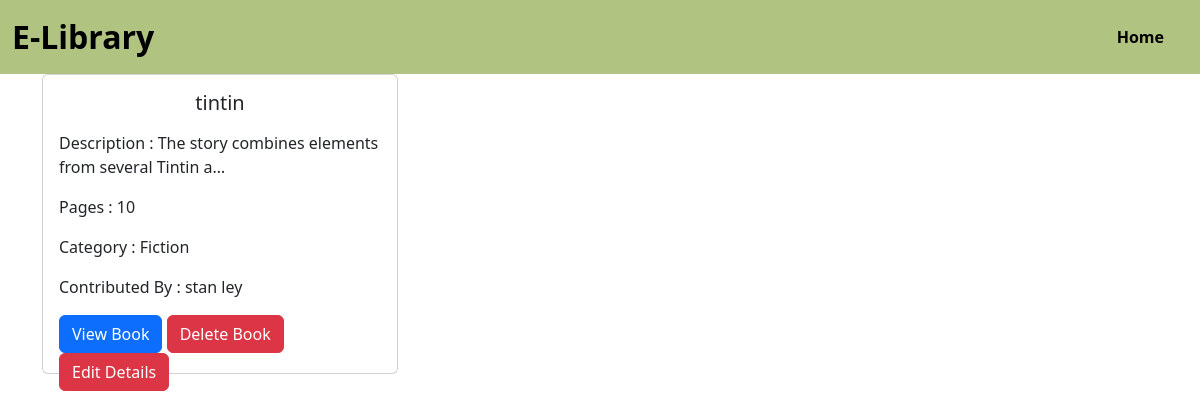
/contri/1, run on the app's committed database.
### elibrary_app/models.py (models this page shows, shortened)
class EBooksModel(models.Model):
	title = models.CharField(max_length = 80)
	summary = models.TextField(max_length=2000)
	pages = models.CharField(max_length=80)
	pdf = models.FileField(upload_to='pdfs/')
	author = models.CharField(max_length=80)
	category = models.CharField(max_length=80)
	author_id = models.IntegerField(default=0)

### elibrary_app/views.py (the view)
# urls.py: path('contri/<int:user_id>', views.contri, name='contri'),
def contri(request,user_id):
	books = EBooksModel.objects.filter(author_id=user_id)
	return render(request, 'contri.html', {'books': books})

### elibrary_app/templates/contri.html (shortened to what this page needs)
{% load static %}
<!doctype html>
<html lang="en">
<head>
	<link href="https://cdn.jsdelivr.net/npm/bootstrap@5.3.2/dist/css/bootstrap.min.css" rel="stylesheet">
	<link rel="stylesheet" href="{% static 'css/style.css' %}"/>
	<link rel="stylesheet" href="{% static 'css/contri.css' %}"/>
</head>
<body>
	<section class="navbar--section">
	<nav class="navbar navbar-expand-lg ">
		<div class="container-fluid">
		<a class="navbar-brand" href="#">E-Library</a>
		<div class="collapse navbar-collapse justify-content-end" id="navbarNav">
			<ul class="navbar-nav">
			<li class="nav-item">
				<a class="active nav-link " aria-current="page" href="/">Home</a>
			</li>
			</ul>
		</div>
		</div>
	</nav>
	</section>
	<section class="contri--section">
	<div class="container">
			<div class="row">
		{% for book in books %}
				<div class="col-lg-4 ">
					<div class="card" style="height: 300px;">
					<div class="card-body">
						<h5 class="card-title text-center mb-3">{{book.title}}</h5>
						<p class="card-text">Description : {{ book.summary|truncatechars:50 }}</p>
						<p class="card-text">Pages : {{book.pages}}</p>
						<p class="card-text">Category : {{book.category}}</p>
						<p class="card-text">Contributed By : {{book.author}}</p>
						<a href="{{book.pdf.url}}" class="btn btn-primary">View Book</a>
						<a href="{% url 'deleteBook' book.id %}" class="btn btn-danger">Delete Book</a>
						<a href="{% url 'editBook' book.id %}" class="btn btn-danger">Edit Details</a>
					</div>
				</div>
				</div>
		{% endfor %}
		</div>
		</div>
	</section>
</body>
</html>

### elibrary_app/static/css/style.css (style rules this page uses)
.navbar { background-color: #B1C381; font-weight: 600; }
.nav-link { margin: 0 1rem; }
.navbar-brand { font-size: 2rem; }

### elibrary_app/templates/contri.html (style rules this page uses)
* { box-sizing: border-box; margin: 0; }

### data on the page
EBooksModel: title "tintin", summary "The story combines elements from several Tintin a…", pages "10", category "Fiction", author "stan ley"
